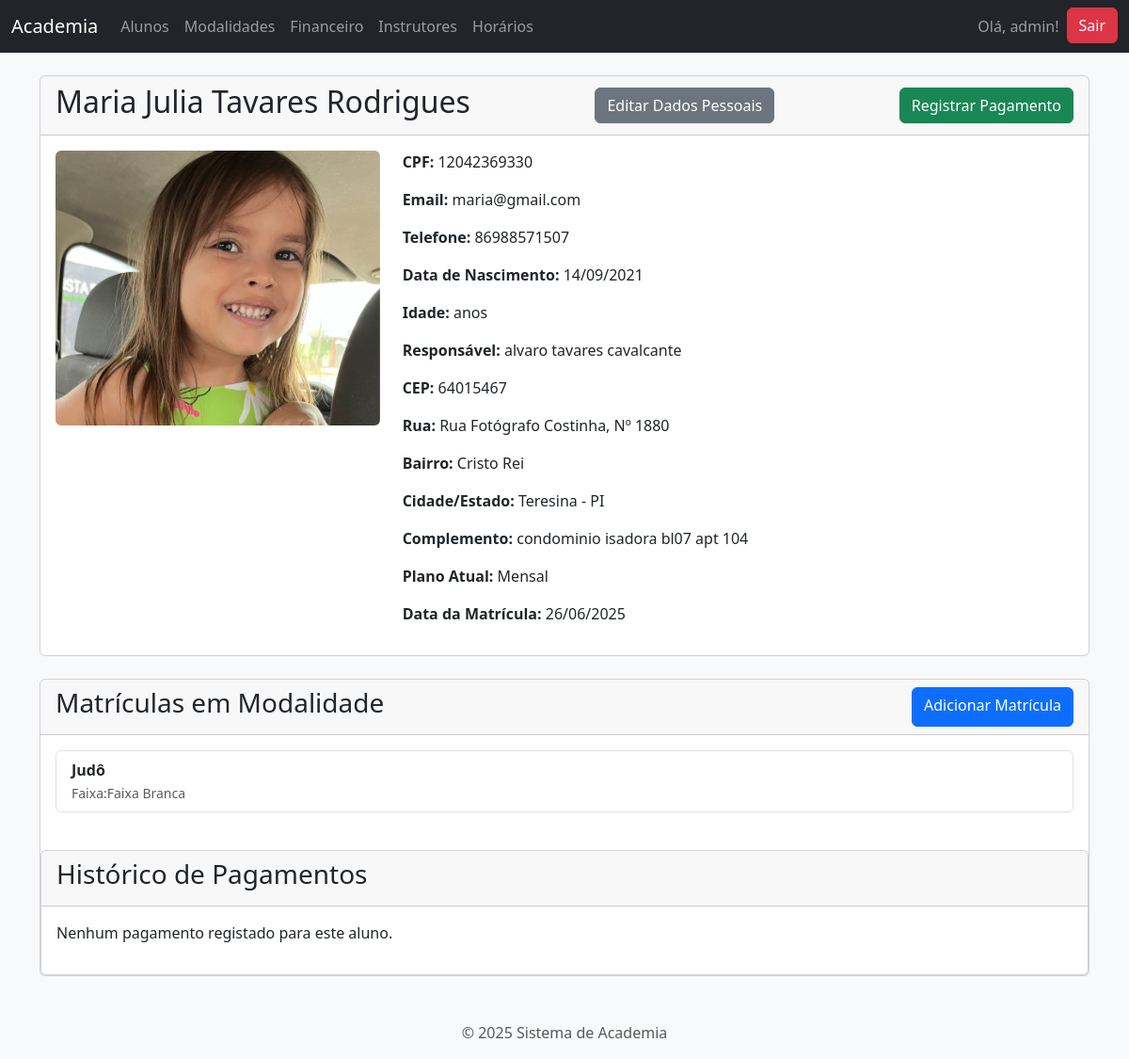
/gestao/alunos/3/ (signed in), run on an earlier commit of the app's database.
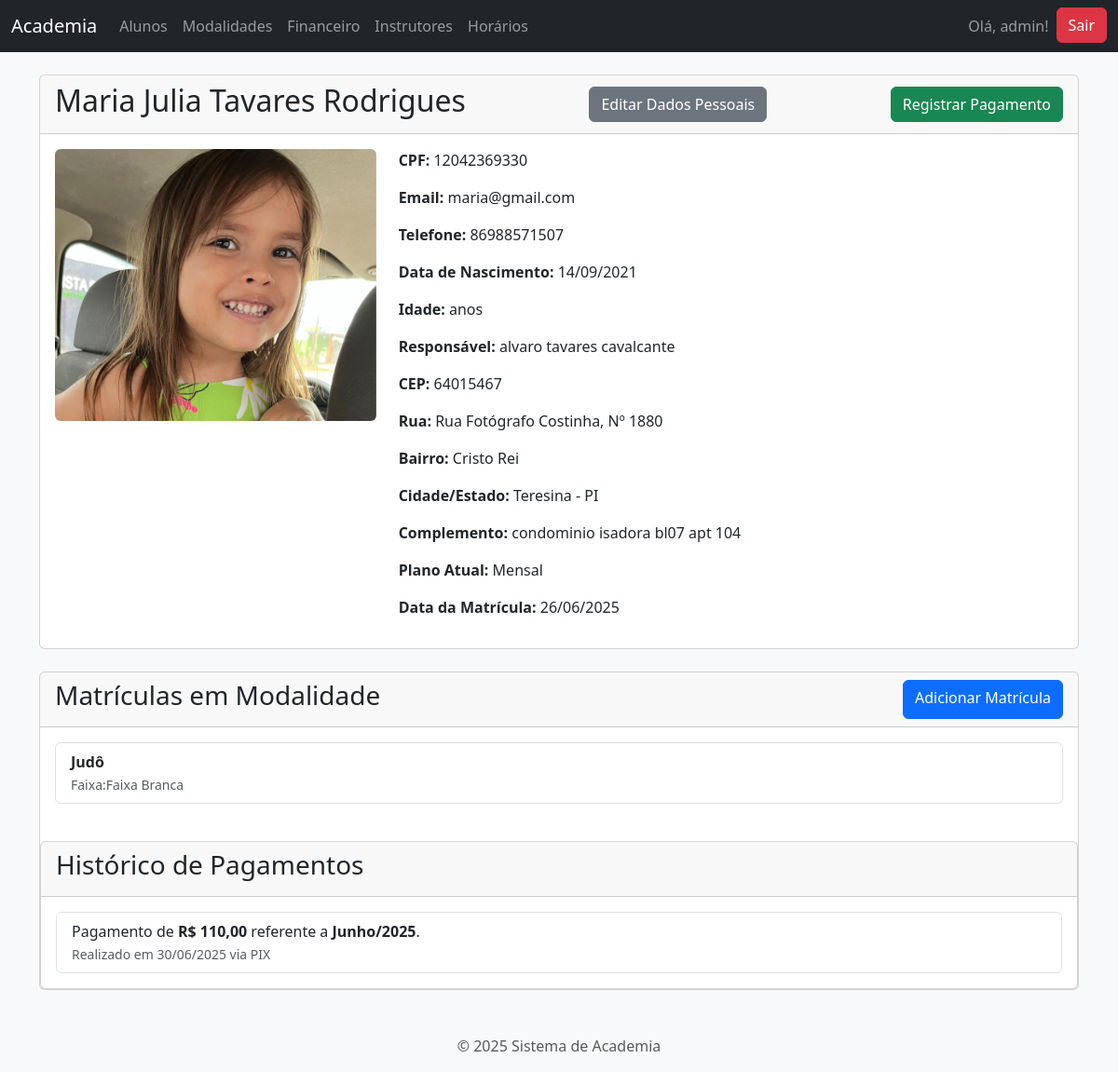
And on a later commit of the database.
### gestao_academia/models.py (models this page shows, shortened)
class MatriculaModalidade(models.Model):
   aluno = models.ForeignKey(Aluno, on_delete=models.CASCADE)
   modalidade = models.ForeignKey(Modalidade, on_delete=models.CASCADE)
   faixa = models.ForeignKey(Faixa, on_delete=models.SET_NULL, null=True, blank=True)
   data_inicio = models.DateField(default=timezone.now)
   class Meta:
      unique_together = ('aluno', 'modalidade')

class Modalidade(models.Model):
   nome  = models.CharField(max_length=100,unique=True, help_text="Nome da modalidade (Ex: Judô, Jiu Jitsu.)")
   descricao = models.TextField(blank=True,null=True, help_text="Uma breve descrição da modalidade.")
   utiliza_faixas = models.BooleanField(default=False, verbose_name="Utiliza Faixas?")

class Faixa(models.Model):
   modalidade = models.ForeignKey(Modalidade, on_delete=models.CASCADE, related_name="faixas")
   nome = models.CharField(max_length=50, verbose_name="Nome da Faixa")
   ordem = models.PositiveIntegerField(help_text="Usado para ordenação (ex: Branca=1, Azul=2, etc.)")
   class Meta:
       unique_together = ('modalidade', 'nome')
       ordering = ['ordem']

class Pagamento(models.Model):
    FORMAS_PAGAMENTO = [
        ('PIX', 'PIX'),
        ('DIN', 'Dinheiro'),
        ('CC', 'Cartão de Crédito'),
        ('CD', 'Cartão de Débito'),
        ('TRA', 'Transferência Bancária'),
    ]
    aluno = models.ForeignKey(Aluno, on_delete=models.CASCADE, related_name="pagamentos")
    valor = models.DecimalField(max_digits=8, decimal_places=2, verbose_name="Valor Pago")
    data_pagamento = models.DateField(default=timezone.now, verbose_name="Data do Pagamento")
    mes_referencia = models.DateField(verbose_name="Mês de Referêrencia")
    forma_pagamento = models.CharField(max_length=3, choices=FORMAS_PAGAMENTO, verbose_name="Forma de Pagamento")
    class Meta:
        ordering = ['-data_pagamento', '-mes_referencia']

### gestao_academia/views.py (the view)
# urls.py: path('alunos/<int:pk>/', views.aluno_detalhe, name='aluno_detalhe'),
@login_required
def aluno_detalhe(request, pk):
    aluno = get_object_or_404(Aluno, pk=pk)
    return render(request, 'gestao_academia/aluno_detalhe.html', {'aluno': aluno})

### gestao_academia/templates/gestao_academia/aluno_detalhe.html (shortened to what this page needs)
{% extends 'base.html' %}
{% block content %}
<div class="card mb-4">
    <div class="card-header d-flex justify-content-between align-items-center">
        <h2>{{ aluno.nome_completo }}</h2>
        <a href="{% url 'aluno_editar' pk=aluno.pk %}" class="btn btn-secondary">Editar Dados Pessoais</a>
        <a href="{% url 'registar_pagamento' aluno_pk=aluno.pk %}" class="btn btn-success">Registrar Pagamento</a>
    </div>
    <div class="card-body">
        <div class="row">
            <div class="col-md-4">
                {% if aluno.foto %}
                    <img src="{{ aluno.foto.url }}" alt="Foto de {{ aluno.nome_completo }}" class="img-fluid rounded">
                {% else %}
                    <div class="bg-secondary text-white text-center p-5 rounded d-flex align-items-center justify-content-center">Sem Foto</div>
                {% endif %}
            </div>
            <div class="col-md-8">
                <p><strong>CPF:</strong> {{ aluno.cpf|default:"Não informado" }}</p>
                <p><strong>Email:</strong> {{ aluno.email }}</p>
                <p><strong>Telefone:</strong> {{ aluno.telefone|default:"Não informado" }}</p>
                <p><strong>Data de Nascimento:</strong> {{ aluno.data_nascimento|date:"d/m/Y" }}</p>
               <p><strong>Idade:</strong> {{ aluno.get_idade }} anos</p>
                {% if aluno.responsavel %}
                    <p><strong>Responsável:</strong> {{ aluno.responsavel }}</p>
                {% endif %}
                <p><strong>CEP:</strong> {{ aluno.cep|default:"Não informado" }}</p>
                <p><strong>Rua:</strong> {{ aluno.rua|default:"Não informada" }}, Nº {{ aluno.numero|default:"S/N" }}</p>
                <p><strong>Bairro:</strong> {{ aluno.bairro|default:"Não informado" }}</p>
                <p><strong>Cidade/Estado:</strong> {{ aluno.cidade|default:"Não informada" }} - {{ aluno.estado|default:"--" }}</p>
                {% if aluno.complemento %}
                    <p><strong>Complemento:</strong> {{ aluno.complemento }}</p>
                {% endif %}
                <p><strong>Plano Atual:</strong> {{ aluno.plano.nome|default:"Nenhum" }}</p>
                <p><strong>Data da Matrícula:</strong> {{ aluno.data_matricula|date:"d/m/Y" }}</p>
            </div>
        </div>
    </div>
</div>
<div class="card">
    <div class="card-header d-flex justify-content-between aling-item-center">
        <h3>Matrículas em Modalidade</h3>
         <a href="{% url 'matricula_criar' aluno_pk=aluno.pk %}" class="btn btn-primary">Adicionar Matrícula </a>
    </div>
    <div class="card-body">
        {% if aluno.matriculamodalidade_set.all %}
            <ul class="list-group">
                {% for matricula in aluno.matriculamodalidade_set.all %}
                    <li class='list-group-item d-flex justify-content-between align-items-center'>
                        <div >
                            <strong>{{ matricula.modalidade.nome}}</strong><br>
                            <small class="text-muted">Faixa:{{ matricula.faixa.nome|default:"Nenhuma faixa atribuída"}}</small>
                        </div>
                    </li>
                {% endfor %}
            </ul>
        {% else %}
            <p>Este aluno não está matriculado em nenhuma modalidade.</p>
        {% endif %}
    </div>
    <div class="card mt-4">
    <div class="card-header">
        <h3>Histórico de Pagamentos</h3>
    </div>
    <div class="card-body">
        {% if aluno.pagamentos.all %}
            <ul class="list-group">
                {% for pgto in aluno.pagamentos.all %}
                    <li class="list-group-item">
                        Pagamento de <strong>R$ {{ pgto.valor }}</strong> referente a <strong>{{ pgto.mes_referencia|date:"F/Y" }}</strong>.
                        <br>
                        <small class="text-muted">Realizado em {{ pgto.data_pagamento|date:"d/m/Y" }} via {{ pgto.get_forma_pagamento_display }}</small>
                    </li>
                {% endfor %}
            </ul>
        {% else %}
            <p>Nenhum pagamento registado para este aluno.</p>
        {% endif %}
    </div>
</div>
</div>
{% endblock %}

What changed in the data, as far as the page shows it:
added Pagamento: valor "110,00", mes_referencia "Junho/2025", data_pagamento "30/06/2025", forma_pagamento "PIX"
Also different on the page:
text no longer shown: "Nenhum pagamento registado para este aluno."
